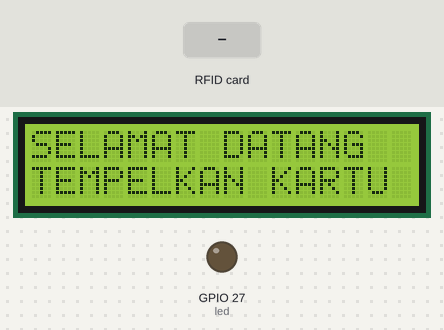
Bench run of a sketch on a simulated ESP32. On the bench: 16×2 character LCD, output pins drawn as LEDs (lit = HIGH). The inputs (shaded band) are chosen by the test bench. WiFi joins after 1.5 s; servers stay silent unless stated; EEPROM starts erased.

Above: at 2.8 s.
2.9 s: RFID card 5E 7A 19 C4 held to the reader
At 4.1 s:
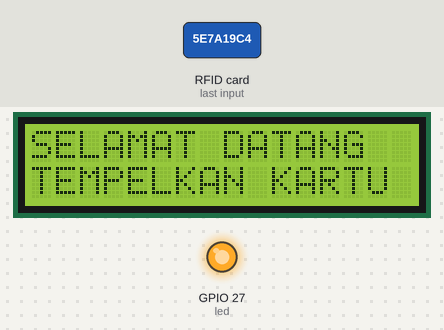
At 5.6 s:
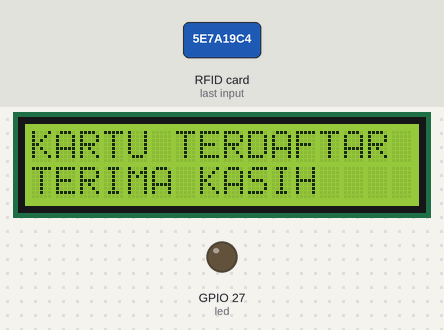
Timing chart, 0 to 7.1 s (numbered marks = the images above; inputs shaded):
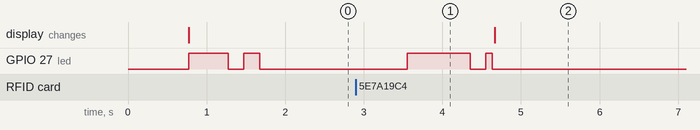

The sketch:

Projek_Absensi_Siswa_Telegram.ino
```cpp
#include <WiFi.h>
#include <UniversalTelegramBot.h>
#include <SPI.h>
#include <MFRC522.h>
#include <Preferences.h>
#include <WiFiClientSecure.h>
#include <LiquidCrystal_I2C.h>

#define sda 5
#define reset 4
#define led 27

const char* ssid = "GANTI USERNAME WIFI KAMU DI SINI";
const char* password = "GANTI DENGAN PASSWORD KAMU DI SINI";

const char* token = "GANTI DENGAN TOKEN TELEGRAM KAMU DI SINI";
String id = "GANTI DENGAN ID KAMU DI SINI";

LiquidCrystal_I2C lcd(0x27, 16, 2);
MFRC522 mfrc522(sda, reset);
Preferences prefs;

String lastUID = "";

WiFiClientSecure client;
UniversalTelegramBot bot(token, client);

//konversi array ke HEX
String uidToString(MFRC522::Uid uid){
  String kartu = "";
    for(byte i = 0; i < uid.size; i++){
      if(uid.uidByte[i] < 0x10) kartu += "0";
      kartu += String(uid.uidByte[i], HEX);
    }
  kartu.toUpperCase();
  return kartu;
}

//menyimpan nama kartu
void simpanNama(String uid, String name){
  prefs.begin("Nama", false);
  prefs.putString(uid.c_str(), name);
  prefs.end();
}

String dapatNama(String uid){
  prefs.begin("Nama", true);
  String nama = prefs.getString(uid.c_str(), "");
  prefs.end();
  return nama;
}

//input nama
void handleNewMessages(int num) {
  for (int i = 0; i < num; i++) {
    String text = bot.messages[i].text;
    String chat_id = bot.messages[i].chat_id;

    if (text.startsWith("/nama ")) {
      String namaBaru = text.substring(6);

      if (lastUID == "") {
        bot.sendMessage(chat_id, "Tidak ada kartu");
      }else{
        simpanNama(lastUID, namaBaru);
        bot.sendMessage(chat_id, "Nama : " + namaBaru + " \nTersimpan untuk UID -> " + lastUID);
        bot.sendMessage(chat_id, "Daftar kartu berhasil‼️");
      }
    }
  }
}

void setup(){
  SPI.begin();
  lcd.init();
  lcd.backlight();
  pinMode(led, OUTPUT);

  mfrc522.PCD_Init();
  prefs.begin("rfid", false);
  prefs.clear(); //kalau gamau reset dari awal, hapus aja

  //WIFI
  lcd.setCursor(0, 0);
  lcd.print("CONNECTING WIFI");
  WiFi.begin(ssid, password);
  int percobaan = 0;
  while (WiFi.status() !=  WL_CONNECTED && percobaan < 30) {
    percobaan++;
  }
  lcd.setCursor(0, 1);
  lcd.print("WIFI CONNECTED");

  client.setInsecure();

  bot.sendMessage(id, "HALLO ROPIUL 🫡");
  bot.sendMessage(id, "MENUNGGU KARTU PENDAFTAR😉");
  lcd.setCursor(0, 0);
  lcd.print("SELAMAT DATANG ");
  lcd.setCursor(0, 1);
  lcd.print("TEMPELKAN KARTU");

  digitalWrite(led, HIGH);
  delay(500);
  digitalWrite(led, LOW);
  delay(200);
  digitalWrite(led, HIGH);
  delay(200);
  digitalWrite(led, LOW);
  }

void loop(){
  int numNewMessages = bot.getUpdates(bot.last_message_received + 1);

  while(numNewMessages) {
    handleNewMessages(numNewMessages);
    numNewMessages = bot.getUpdates(bot.last_message_received + 1);
  }

  if (!mfrc522.PICC_IsNewCardPresent()) return;
  if (!mfrc522.PICC_ReadCardSerial()) return;

  String uidStr = uidToString(mfrc522.uid);
  lastUID = uidStr;

  String nama = dapatNama(uidStr);

  if (nama == "") {
    bot.sendMessage(id,"Kartu Terdeteksi 🪪");
    bot.sendMessage(id,"Pendaftar Baru 😊 \nNomor Kartu -> " + uidStr + "\nSilahkan Mengisi -> /nama (pendaftar) ");

    digitalWrite(led, HIGH);
    delay(800);
    digitalWrite(led, LOW);
    delay(200);
    digitalWrite(led, HIGH);
    delay(80);
    digitalWrite(led, LOW);

    lcd.clear();
    lcd.setCursor(0, 0);
    lcd.print("KARTU TERDAFTAR");
    lcd.setCursor(0, 1);
    lcd.print("TERIMA KASIH");
    delay(4000);

  } else {
    bot.sendMessage(id, "ABSENSI TERBARU ⬇️⬇️ \nNama  : " + nama + " \nStatus : Hadir");
    lcd.clear();
    lcd.setCursor(0, 0);
    lcd.print("Nama   -> " + nama);
    lcd.setCursor(0, 1);
    lcd.print("Status -> HADIR");

    digitalWrite(led, HIGH);
    delay(500);
    for (int i = 0; i < 3; i++){
    digitalWrite(led, LOW);
    delay(200);
    digitalWrite(led, HIGH);
    delay(200);
    digitalWrite(led, LOW);
  }

  while(mfrc522.PICC_IsNewCardPresent() || mfrc522.PICC_ReadCardSerial()) {
    delay(100);
    }
  }
  delay(4000);
  lcd.clear();
  lcd.setCursor(0, 0);
  lcd.print("SELAMAT DATANG   ");
  lcd.setCursor(0, 1);
  lcd.print("TEMPELKAN KARTU");
}
```

Measured:
- after the input at 2.9 s, GPIO 27 (led): LOW → HIGH after 0.65 s, → LOW 0.80 s later, → HIGH 0.20 s later, → LOW 0.08 s later
